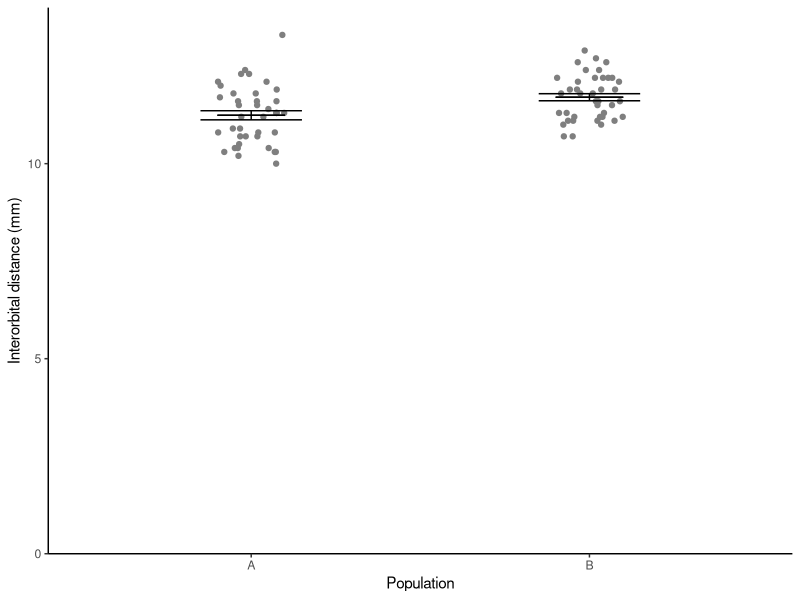

Generate this figure with R:
## ---- chunk 1
#| code-fold: false
library(tidyverse)
library(readxl)
## ---- chunk 2
#| fig-keep: none

# import
pigeons <- read_table("data-raw/pigeon.txt")

# reformat to tidy
pigeons <- pivot_longer(data = pigeons, 
                        cols = everything(), 
                        names_to = "population", 
                        values_to = "distance")

# sumnmarise
pigeons_summary <- pigeons %>%
  group_by(population) %>%
  summarise(mean = mean(distance),
            std = sd(distance),
            n = length(distance),
            se = std/sqrt(n))
# plot
ggplot() +
  geom_point(data = pigeons, aes(x = population, y = distance),
             position = position_jitter(width = 0.1, height = 0),
             colour = "gray50") +
  geom_errorbar(data = pigeons_summary, 
                aes(x = population, ymin = mean - se, ymax = mean + se),
                width = 0.3) +
  geom_errorbar(data = pigeons_summary, 
                aes(x = population, ymin = mean, ymax = mean),
                width = 0.2) +
  scale_y_continuous(name = "Interorbital distance (mm)", 
                     limits = c(0, 14), 
                     expand = c(0, 0)) +
  scale_x_discrete(name = "Population") +
  theme_classic()

